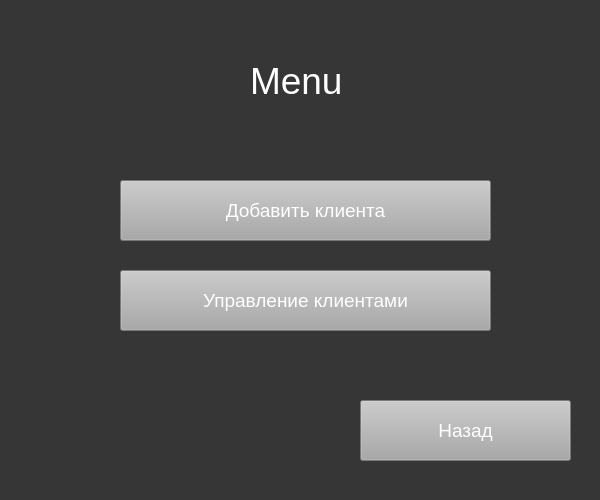
<?xml version="1.0" encoding="UTF-8"?>
<ui version="4.0">
 <class>Form</class>
 <widget class="QWidget" name="Form">
  <property name="geometry">
   <rect>
    <x>0</x>
    <y>0</y>
    <width>600</width>
    <height>500</height>
   </rect>
  </property>
  <property name="windowTitle">
   <string>Form</string>
  </property>
  <property name="styleSheet">
   <string notr="true">background-color: rgb(54,54,54)</string>
  </property>
  <widget class="QPushButton" name="add_client">
   <property name="geometry">
    <rect>
     <x>120</x>
     <y>180</y>
     <width>371</width>
     <height>61</height>
    </rect>
   </property>
   <property name="styleSheet">
    <string notr="true">background-color:rgb(167,168,167);
font-size:14pt;
color:rgb(255,255,255)</string>
   </property>
   <property name="text">
    <string>Добавить клиента</string>
   </property>
  </widget>
  <widget class="QPushButton" name="manage_clients">
   <property name="geometry">
    <rect>
     <x>120</x>
     <y>270</y>
     <width>371</width>
     <height>61</height>
    </rect>
   </property>
   <property name="styleSheet">
    <string notr="true">background-color:rgb(167,168,167);
font-size:14pt;
color:rgb(255,255,255)</string>
   </property>
   <property name="text">
    <string>Управление клиентами</string>
   </property>
  </widget>
  <widget class="QPushButton" name="exit">
   <property name="geometry">
    <rect>
     <x>360</x>
     <y>400</y>
     <width>211</width>
     <height>61</height>
    </rect>
   </property>
   <property name="styleSheet">
    <string notr="true">background-color:rgb(167,168,167);
font-size:14pt;
color:rgb(255,255,255)</string>
   </property>
   <property name="text">
    <string>Назад</string>
   </property>
  </widget>
  <widget class="QLabel" name="label">
   <property name="geometry">
    <rect>
     <x>250</x>
     <y>40</y>
     <width>111</width>
     <height>81</height>
    </rect>
   </property>
   <property name="styleSheet">
    <string notr="true">color:rgb(255,255,255);
font-size:28pt</string>
   </property>
   <property name="text">
    <string>Menu</string>
   </property>
  </widget>
 </widget>
 <resources/>
 <connections/>
</ui>
